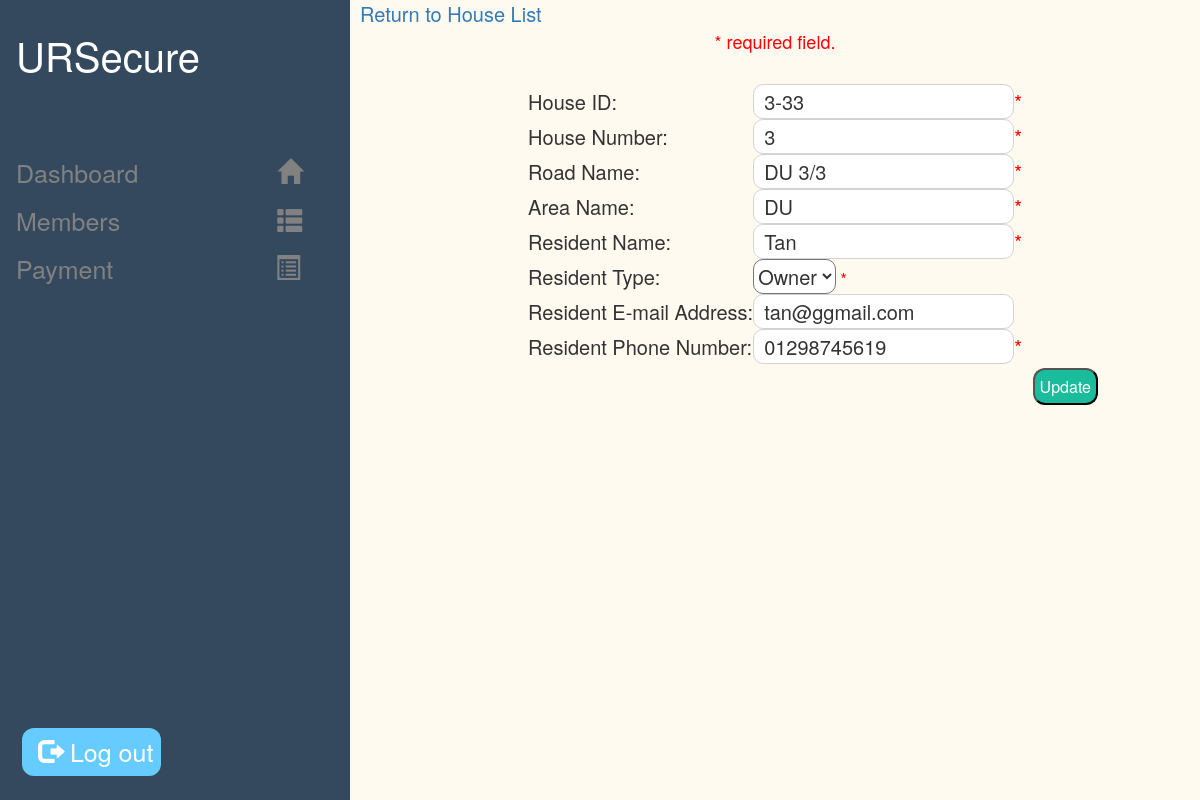
/edit.php?ID=14 (signed in), run on the app's committed database.
### tables this page shows
CREATE TABLE IF NOT EXISTS `houses` (
  `ID` int(11) NOT NULL AUTO_INCREMENT,
  `HOUSE_ID` varchar(10) NOT NULL,
  `HOUSE_NO` int(10) NOT NULL,
  `ROAD_NM` varchar(50) NOT NULL,
  `AREA_NM` varchar(50) NOT NULL,
  `OWNER_NM` varchar(60) NOT NULL,
  `OWNER_TYPE` varchar(20) NOT NULL,
  `OWNER_EMAIL` varchar(60) NOT NULL,
  `OWNER_CONTACTNO` varchar(20) NOT NULL,
  PRIMARY KEY (`ID`)
);

### edit.php (the view, shortened to what this page needs)
<?php
include_once("db.php");
?>
<?php
$ID = $_GET['ID'];
$result = mysqli_query($conn, "SELECT * FROM houses WHERE ID=$ID");
while($res = mysqli_fetch_array($result))
{
	$HOUSE_ID = $res['HOUSE_ID'];
	$HOUSE_NO = $res['HOUSE_NO'];
	$ROAD_NM = $res['ROAD_NM'];
	$AREA_NM = $res['AREA_NM'];
	$OWNER_NM = $res['OWNER_NM'];
	$OWNER_EMAIL = $res['OWNER_EMAIL'];
	$OWNER_CONTACTNO = $res['OWNER_CONTACTNO'];
}
?>
<html>
<head>
	<link rel="stylesheet" href="styles.css">
	<link rel="stylesheet" href="https://maxcdn.bootstrapcdn.com/bootstrap/3.3.7/css/bootstrap.min.css">
</head>
<body>
<div class="sidenav">
 <a style="color:white; font-size:40px; cursor:pointer; text-decoration:none;" onclick="window.location.href = 'main.php'">URSecure</a><br><br><br>
  <a href="main.php">Dashboard <span style="right:-132px;" class="glyphicon glyphicon-home"></a>
  <a href="houseslist.php">Members <span style="right:-150px;" class="glyphicon glyphicon-th-list"></span></a>
  <a href="paymentlist.php">Payment <span style="right:-155px;" class="glyphicon glyphicon-list-alt"></a>
  <a onClick="return confirm('Logout?')" href="logout.php" style="position:absolute; color:white; left:20px; bottom:20px;" class="logoutbutton"><span class="glyphicon glyphicon-log-out"></span> Log out</a>
</div>
<div class="main">
	<a href="houseslist.php" style='font-size: 20px;'>Return to House List</a>
	<p align="center" style='font-size: 18px;'><span class="error">* required field.</span></p><br/>
	<form name="form1" method="post" action="edit.php">
		<table border="0" align="center">
			<tr>
				<td style='font-size: 20px;'>House ID:</td>
				<td style='font-size: 20px;'><input class="textbox" type="text" name="HOUSE_ID" value="<?php echo $HOUSE_ID;?>" style='font-size: 20px;'><span class="error">* </td>
			</tr>
			<tr>
				<td style='font-size: 20px;'>House Number:</td>
				<td style='font-size: 20px;'><input class="textbox" type="text" name="HOUSE_NO" value="<?php echo $HOUSE_NO;?>" style='font-size: 20px;'><span class="error">* </td>
			</tr>
			<tr>
				<td style='font-size: 20px;'>Road Name:</td>
				<td style='font-size: 20px;'><input class="textbox" type="text" name="ROAD_NM" value="<?php echo $ROAD_NM;?>" style='font-size: 20px;'><span class="error">* </td>
			</tr>
			<tr>
				<td style='font-size: 20px;'>Area Name:</td>
				<td style='font-size: 20px;'><input class="textbox" type="text" name="AREA_NM" value="<?php echo $AREA_NM;?>" style='font-size: 20px;'><span class="error">* </td>
			</tr>
			<tr>
				<td style='font-size: 20px;'>Resident Name:</td>
				<td style='font-size: 20px;'><input class="textbox" type="text" name="OWNER_NM" value="<?php echo $OWNER_NM;?>" style='font-size: 20px;' style='font-size: 20px;'><span class="error">* </td>
			</tr>
			<tr>
				<td style='font-size: 20px;'>Resident Type: </td>
				<td><select class="dropdown" name="OWNER_TYPE" style='font-size: 20px;'>
				<option value="Owner">Owner</option>
				</select>
				<span class="error">* </td>
			</tr>
			<tr>
				<td style='font-size: 20px;'>Resident E-mail Address:</td>
				<td style='font-size: 20px;'><input class="textbox" type="text" name="OWNER_EMAIL" value="<?php echo $OWNER_EMAIL;?>" style='font-size: 20px;'></td>
			</tr>
			<tr>
				<td style='font-size: 20px;'>Resident Phone Number:</td>
				<td style='font-size: 20px;'><input class="textbox" maxlength="15" type="text" name="OWNER_CONTACTNO" value="<?php echo $OWNER_CONTACTNO;?>" style='font-size: 20px;'><span class="error">* </td>
			</tr>
			<tr>
				<td><input style="position:absolute;right:100px"type="submit" class="button" name="update" value="Update" onclick="window.location.href = 'add.html'"/></td>
			</tr>
		</table>
	</form>
</div>
</body>
</html>

### styles.css (style rules this page uses)
.sidenav { height: 100%; width: 350px; position: fixed; z-index: 1; top: 0; left: 0; background-color: #34495E; overflow-x: hidden; padding-top: 20px; }
.sidenav a { padding: 6px 8px 6px 16px; text-decoration: none; font-size: 25px; color: #818181; display: block; }
.main { margin-left: 350px; padding: 0px 10px; }
body { background-color: FloralWhite !important; font-family: sans-serif; }
.button { background-color: #1ABC9C; color: white; padding: 5px; font-size: 20px; text-align: center; text-decoration: none; display: inline-block; font-size: 16px; margin: 4px 2px; border-radius: 12px; cursor:pointer; }
.textbox { background-color:white; height: 35px; border: 1px solid lightgrey; border-radius: 10px; padding-left: 10px; font-size: 22px; }
.dropdown { background-color:white; height: 35px; font-size: 22px; border-radius: 10px; }
.logoutbutton { background-color: #66ccff; color: white; padding: 5px; font-size: 20px; text-align: center; text-decoration: none; display: inline-block; font-size: 16px; margin: 4px 2px; border-radius: 12px; cursor:pointer; }

### edit.php (style rules this page uses)
.error { color: #FF0000; }

### data on the page
houses: HOUSE_ID "3-33", HOUSE_NO "3", ROAD_NM "DU 3/3", AREA_NM "DU", OWNER_NM "Tan", OWNER_EMAIL "tan@ggmail.com", OWNER_CONTACTNO "01298745619"
